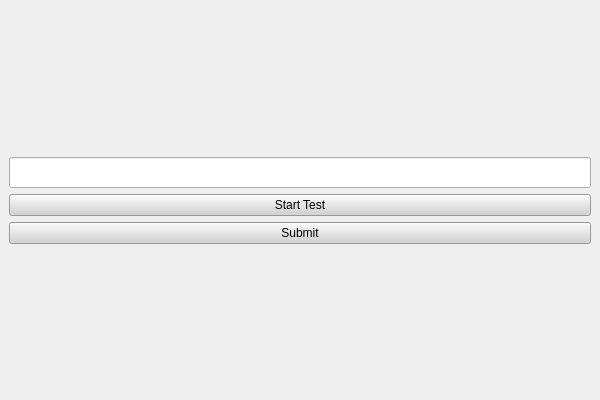
<?xml version="1.0" encoding="utf-8"?>
<ui version="4.0">
 <class>MainWindow</class>
 <widget class="QMainWindow" name="MainWindow">
  <property name="geometry">
   <rect>
    <x>100</x>
    <y>100</y>
    <width>600</width>
    <height>400</height>
   </rect>
  </property>
  <property name="windowTitle">
   <string>Typing Speed Tester</string>
  </property>
  <widget class="QWidget" name="centralwidget">
   <layout class="QVBoxLayout" name="verticalLayout">
    <item>
     <widget class="QLabel" name="textToType">
      <property name="font">
       <font>
        <pointsize>14</pointsize>
       </font>
      </property>
     </widget>
    </item>
    <item>
     <widget class="QLineEdit" name="inputField">
      <property name="font">
       <font>
        <pointsize>14</pointsize>
       </font>
      </property>
     </widget>
    </item>
    <item>
     <widget class="QPushButton" name="startButton">
      <property name="text">
       <string>Start Test</string>
      </property>
      <property name="styleSheet">
       <string>background-color: lightgray; color: black;</string>
      </property>
     </widget>
    </item>
    <item>
     <widget class="QPushButton" name="submitButton">
      <property name="text">
       <string>Submit</string>
      </property>
      <property name="styleSheet">
       <string>background-color: lightgray; color: black;</string>
      </property>
     </widget>
    </item>
    <item>
     <widget class="QLabel" name="resultLabel">
      <property name="font">
       <font>
        <pointsize>16</pointsize>
        <bold>true</bold>
       </font>
      </property>
     </widget>
    </item>
   </layout>
  </widget>

  <!-- Menu Bar -->
  <menubar class="QMenuBar" name="menubar">
   <!-- Add the action to the menu bar -->
   <menu name="menuSettings">
    <property name="title">
     <string>Settings</string> <!-- Title for the settings menu -->
    </property>
    <addaction name="actionSettings"/>
   </menu>
  </menubar>

  <!-- Actions -->
  <action name="actionSettings">
   <property name="text">
    <string>Settings</string> <!-- Text for the settings action -->
   </property>
  </action>

  <!-- Status Bar -->
  <statusbar class="QStatusBar" name="statusbar"/>
 </widget>

</ui>
